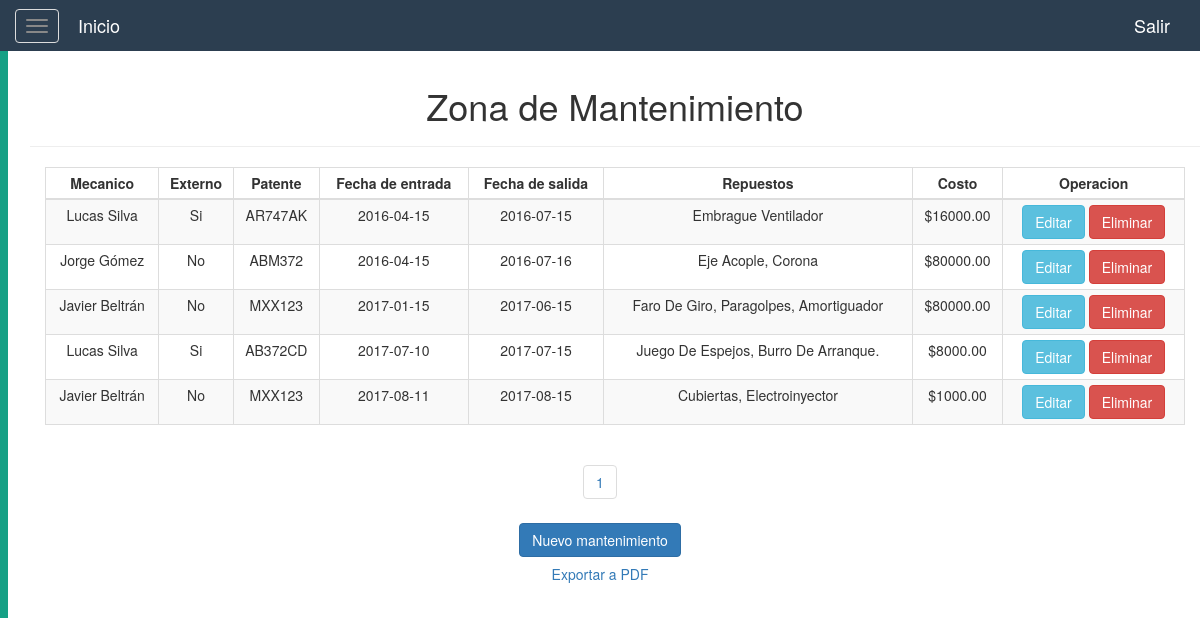
Screenshot of /logistica/vista_mantenimientos.php (signed in) with the database file from the repository.
### tables this page shows
CREATE TABLE Mantenimiento(
	idMantenimiento int(11) NOT NULL AUTO_INCREMENT,
    fkVehiculoM int(11) NOT NULL,
    fkMecanicoM int(11) NOT NULL,
    fecha_entrada date NOT NULL,
    fecha_salida date NOT NULL,
    costo decimal(11,2) NOT NULL,
    externo enum('Si', 'No') NOT NULL DEFAULT 'No',
    cambio_aceite enum('Si', 'No') NOT NULL DEFAULT 'No',
    filtro_aire enum('Si', 'No') NOT NULL DEFAULT 'No',
    direccion enum('Si', 'No') NOT NULL DEFAULT 'No',
    repuestos varchar(90) NOT NULL,
    PRIMARY KEY (idMantenimiento),
    CONSTRAINT fk_vehm FOREIGN KEY (fkVehiculoM)
		REFERENCES Vehiculo (idVehiculo),
	CONSTRAINT fk_mecm FOREIGN KEY (fkMecanicoM)
		REFERENCES Usuario (idUsuario)
);

CREATE TABLE Usuario(
	idUsuario int(11) NOT NULL AUTO_INCREMENT,
    num_doc int(11) NOT NULL UNIQUE,
    pass varchar(45) NOT NULL,
    rol enum('Supervisor', 'Administrador', 'Chofer', 'Mecanico') NOT NULL DEFAULT 'Supervisor',
    nombre varchar(45) NOT NULL,
    fecha_nacimiento date NOT NULL,
    tipo_licencia varchar(45),
    PRIMARY KEY (idUsuario)
);

CREATE TABLE Vehiculo(
	idVehiculo int(11) NOT NULL AUTO_INCREMENT,
    tipo_vehiculo enum('Camion', 'Acoplado') NOT NULL DEFAULT 'Camion',
    patente varchar(45) NOT NULL UNIQUE,
	marca varchar(45) NOT NULL,
    modelo varchar(45) NOT NULL,
    anio year(4) NOT NULL,
    nro_chasis varchar(45) NOT NULL,
    nro_motor int(11),
    km int(11) NOT NULL,
    PRIMARY KEY (idVehiculo)
);

### resources/config.php (called while the page is built, shortened)
<?php
    $TEMPLATES_PATH=$_SERVER['DOCUMENT_ROOT'].'/resources/templates';
    $DB_PATH=$_SERVER['DOCUMENT_ROOT'].'/resources/db';
    require_once($TEMPLATES_PATH.'/cssHead.php');
    require_once($DB_PATH.'/control.php');
?>

### resources/db/control.php (called while the page is built, shortened)
<?php
    class controlDB{
        function __construct(){
            try{
            $host="localhost";
            $dbname="logistica";
            $user="root";
            $pass="";
            $this->con=mysqli_connect($host,$user,$pass) or die("No se puede conectar con la base de datos.");
            mysqli_select_db($this->con,$dbname)or die("No se encuentra la base de datos.");
            mysqli_set_charset($this->con, "utf8");
            }catch(Exception $ex){
                throw $ex;
            }
        }
        function consultar($sql){
            $result=mysqli_query($this->con,$sql);
            $data=null;
            if($result){
                while($fila=mysqli_fetch_array($result)){
                    $data[]=$fila;
                }
            }
            return $data;
        }
    }
?>

### resources/library/mantenimiento_pag.php (called while the page is built, shortened)
<?php
    $tamagno_paginas = 6;
    $datos = $obj -> consultar("SELECT M.idMantenimiento, U.nombre, M.externo, V.patente, M.fecha_entrada, M.fecha_salida, M.repuestos, M.costo
        FROM Mantenimiento M
        JOIN Usuario U ON M.fkMecanicoM = U.idUsuario
        JOIN Vehiculo V ON M.fkVehiculoM = V.idVehiculo
        ORDER BY M.fecha_entrada");
    $num_filas = count($obj->consultar("SELECT *
        FROM Mantenimiento"));
    $total_paginas = ceil($num_filas/$tamagno_paginas);
?>

### logistica/vista_mantenimientos.php (the view, shortened to what this page needs)
<!DOCTYPE html>
<html lang="es">
<head>
    <?php
        require_once($_SERVER['DOCUMENT_ROOT'].'/resources/config.php');
        $obj = new controlDB();
        include $LIBRARY_PATH.'/mantenimiento_pag.php';
    ?>
</head>
<body>
    <?php
        require_once($_SERVER['DOCUMENT_ROOT'].'/resources/templates/header.php');
    ?>
    <div id="wrapper">
        <?php
            require_once($_SERVER['DOCUMENT_ROOT'].'/resources/templates/sidebar.php');
        ?>
        <div id="page-content-wrapper">
            <div class="container-fluid">
                <div class="row">
                    <div class="col-lg-12 text-center">
                        <div class="container">
                            <div class="row">
                                <div class="col">
                                    <h1>Zona de Mantenimiento</h1>
                                    <hr/>
                                </div>
                            </div>
                        </div>
                        <div class="container">
                            <div class="row">
                                <div class="col-lg-12 col-md-12 col-sm-12 col-xs-12">
                                    <div class="table-responsive">
                                        <table class="table table-striped table-bordered table-condensed table-hover">
                                            <thead>
                                                <th  class="text-center">Mecanico</th>
                                                <th  class="text-center">Externo</th>
                                                <th  class="text-center">Patente</th>
                                                <th  class="text-center">Fecha de entrada</th>
                                                <th  class="text-center">Fecha de salida</th>
                                                <th  class="text-center">Repuestos</th>
                                                <th  class="text-center">Costo</th>
                                                <?php if($_SESSION["rol"]!='Supervisor'){?>
                                                <th  class="text-center">Operacion</th>
                                                <?php } ?>
                                            </thead>
                                            <?php foreach($datos as $td){ ?>
                                            <tr>
                                                <td><?php echo $td['nombre'];?></td>
                                                <td><?php echo $td['externo'];?></td>
                                                <td><?php echo $td['patente'];?></td>
                                                <td><?php echo $td['fecha_entrada'];?></td>
                                                <td><?php echo $td['fecha_salida'];?></td>
                                                <td><?php echo ucwords($td['repuestos']);?></td>
                                                <td><?php echo '$'.$td['costo'];?></td>
                                                <?php if($_SESSION["rol"]!='Supervisor'){?>
                                                <td class="text-center">
                                                    <a href="editarMantenimiento.php?id=<?php echo $td["idMantenimiento"]?>">
                                                        <button class="btn btn-info">Editar</button>
                                                    </a>
                                                    <a href="bdMantenimiento.php?id=<?php echo $td["idMantenimiento"]?>&funcion=eliminar">
                                                        <button class="btn btn-danger">Eliminar</button>
                                                    </a>
                                            </td>
                                            <?php } ?>
                                        </tr>
                                    <?php } ?>
                                    </table>
                                    </div>
                                </div>
                            </div>
                        </div>
                        <div class="row">
                            <div class="col">
                                <?php
                                    for($i = 1; $i <= $total_paginas; $i++){
                                    echo "<ul class='pagination'>
                                        <li><a href='?pagina=".$i."'>".$i."</a></li>
                                    </ul>";}
                                ?>
                            </div>
                        </div>
                        <div class="row">
                            <?php if($_SESSION["rol"]!='Supervisor'){?>
                            <div class="col">
                                <a href="registrarMantenimiento.php" class="btn btn-primary">Nuevo mantenimiento</a>
                            </div>
                            <?php } ?>
                        </div>
                        <div class="row">
                            <a href="/logistica/exportarMantenimientos.php" class="btn btn-link" target="_blank" >Exportar a PDF</a>
                        </div>
                    </div>
                </div>
            </div>
        </div>
    </div>
</body>
</html>

### resources/templates/cssHead.php
<?php
    echo "
        <meta charset='utf-8'>
        <meta name='viewport' content='width=device-width, initial-scale=1'>
        <link rel='stylesheet' href='/resources/css/bootstrap.min.css'>
        <link rel='stylesheet' href='/resources/css/fontello.css'>
        <link rel='stylesheet' href='/resources/css/frontEstilo.css'>
        <link rel='stylesheet' href='/resources/css/header.css'>
        <link rel='stylesheet' href='/resources/css/menuLateral.css'>
        <link rel='icon' href='/resources/images/title-logo.png' type='image/x-icon'>
    ";
?>

### resources/templates/header.php (shortened to what this page needs)
<nav class='navbar navbar-default'>
    <div class='container-fluid'>
        <div class='navbar-header'>
            <button type='button' class='navbar-toggle navbar-toggle-left collapsed' id='menu-toggle'>
        <span class='icon-bar'></span>
        <span class='icon-bar'></span>
        <span class='icon-bar'></span>
      </button>
            <a class='navbar-brand' href='ppal.php'>Inicio</a>
        </div>
        <div class='collapse navbar-collapse' id='bs-example-navbar-collapse-1'>
            <ul class='nav navbar-nav navbar-right'>
                <li>
                    <a href='logout.php' class="navbar-brand azul">Salir</a>
                </li>
            </ul>
        </div>
    </div>
</nav>

### resources/templates/sidebar.php (shortened to what this page needs)
<div id='sidebar-wrapper'>
</div>

### resources/css/header.css (style rules this page uses)
.navbar { border-radius: 0px; }
.navbar-default { background-color:#2C3E50; border: #2C3E50 0px; color: white; }
.navbar-default .navbar-brand { color: white; }
.navbar-default .navbar-nav>li>a { color: white; }
.navbar { margin-bottom: 0px; }
.navbar-toggle-left { display: inline-block; }
.navbar-brand { display:inline-block; float:none; }
.navbar-toggle-left { float:none; }

### resources/css/menuLateral.css (style rules this page uses)
#sidebar-wrapper { z-index: 1; position: absolute; width: 0; height: 100%; overflow-y: hidden; background: #2C3E50; border-left: 8px solid #16A085; transition: all 0.4s ease; }
#page-content-wrapper { width: 100%; height: 100%; position: absolute; padding: 15px; }

### rows the page displays
mantenimiento: fkMecanicoM.nombre "Lucas Silva", externo "Si", fkVehiculoM.patente "AR747AK", fecha_entrada "2016-04-15", fecha_salida "2016-07-15", repuestos "Embrague Ventilador", costo "16000.00"
mantenimiento: fkMecanicoM.nombre "Jorge Gómez", externo "No", fkVehiculoM.patente "ABM372", fecha_entrada "2016-04-15", fecha_salida "2016-07-16", repuestos "Eje Acople, Corona", costo "80000.00"
mantenimiento: fkMecanicoM.nombre "Javier Beltrán", externo "No", fkVehiculoM.patente "MXX123", fecha_entrada "2017-01-15", fecha_salida "2017-06-15", repuestos "Faro De Giro, Paragolpes, Amortiguador", costo "80000.00"
mantenimiento: fkMecanicoM.nombre "Lucas Silva", externo "Si", fkVehiculoM.patente "AB372CD", fecha_entrada "2017-07-10", fecha_salida "2017-07-15", repuestos "Juego De Espejos, Burro De Arranque.", costo "8000.00"
mantenimiento: fkMecanicoM.nombre "Javier Beltrán", externo "No", fkVehiculoM.patente "MXX123", fecha_entrada "2017-08-11", fecha_salida "2017-08-15", repuestos "Cubiertas, Electroinyector", costo "1000.00"
